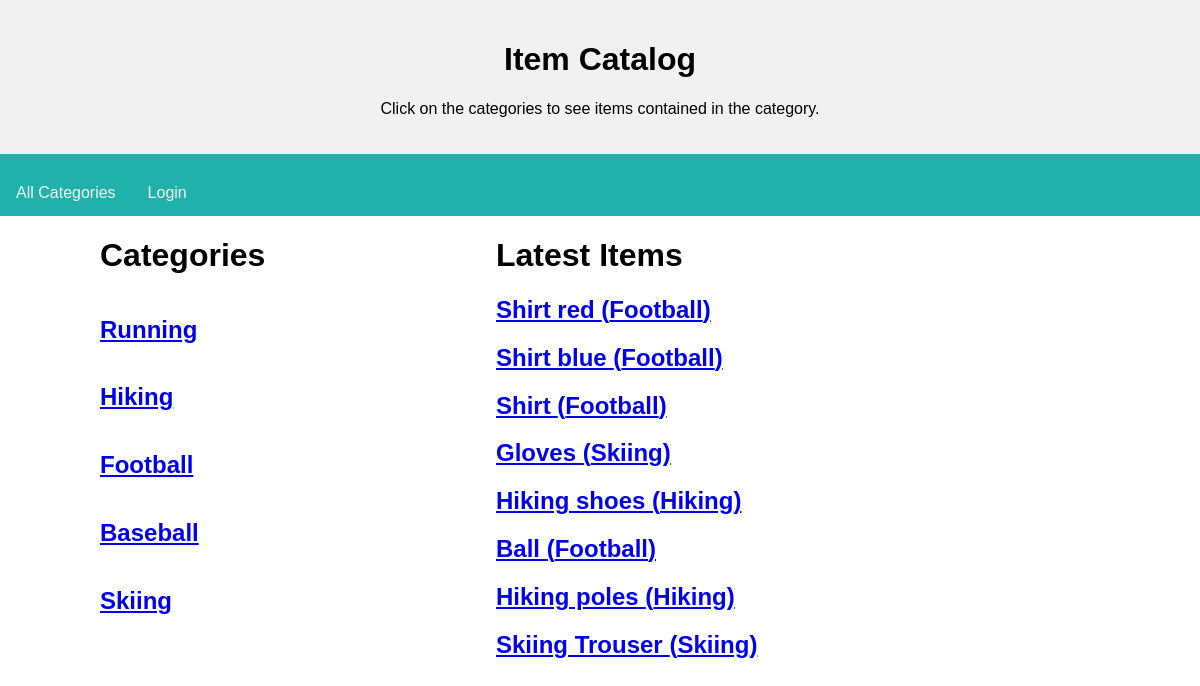
/category/all, run on the app's committed database.
### database_setup.py (models this page shows, shortened)
class Category(Base):
    __tablename__ = 'category'
    name = Column(String(80), nullable=False)
    id = Column(Integer, primary_key=True)
    user_id = Column(Integer, ForeignKey('user.id'))
    user = relationship(User)

class Item(Base):
    __tablename__ = 'items'
    name = Column(String(80), nullable=False)
    id = Column(Integer, primary_key=True)
    description = Column(String(250))
    category_id = Column(Integer, ForeignKey('category.id'))
    price = Column(String(8))
    category = relationship(Category)
    user_id = Column(Integer, ForeignKey('user.id'))
    user = relationship(User)

### finalProject.py (the view)
@app.route("/", methods=["GET"])
@app.route("/category/", methods=["GET"])
@app.route("/category/all", methods=["GET"])
@app.route("/category/<string:category_id>/", methods=["GET"])
@app.route("/category/<string:category_id>/items/", methods=["GET"])
@app.route("/category/all?STATE=<string:STATE>", methods=["GET"])
def showAllCategories(category_id=None):
    latestitems = getLatestItems()
    categories = getCategories()
    return showItems(latestitems, categories, category_id, None)

### authorization.py (called while the page is built)
def check_login():
    if not login_session.get('username'):
        return False
    else:
        return True

### finalProject.py (called while the page is built)
def create_session():
    DBSession = sessionmaker(bind=engine)
    session = DBSession()
    return session

def close_session(session):
    session.close()
    return

def getLatestItems():
    session = create_session()
    ordered_items = session.query(Item).order_by(
        Item.id.desc()).all()
    latestitems = [(x, x.category) for x in ordered_items[0:10]]
    close_session(session)
    return latestitems

def getCategories():
    session = create_session()
    categories = session.query(Category).all()
    close_session(session)
    return categories

### templates/category_loggedin.html (shortened to what this page needs)
<html>
<head>
    <link type="text/css" href="{{ url_for('static',filename='styles/styles.css') }}" rel="stylesheet">
</head>
<div class="header">
    <h1>Item Catalog</h1>
    <p>Click on the categories to see items contained in the category.</p>
</div>
{% if loggedin == False%}
<div class="topnav">
        <p><a href=/category/all>All Categories</a></p>
        <p><a href=/login/>Login</a></p>
</div>
{% else %}
<div class="topnav">
    <p><a href=/items/new >New Item</a></p>
    <p><a href=/category/all>All Categories</a></p>
    <p><a href=/logout/>Logout</a></p>
</div>
{% endif %}
<div class="parent">
  <h1>Categories</h1>
</div>
{% for i in categories %}
<div class="parent">
    <h2><a href=/category/{{i.name}}/items/ >{{i.name}}</a></h2>
</div>
{% endfor %}
{% if catname != None%}
    {% if numitems == 1 %}
    <div class="center-this">
    <h1>{{catname}} with {{numitems}} Item</h1>
     </div>
    {% else %}
    <div class="center-this">
    <h1>{{catname}} with {{numitems}} Items</h1>
    </div>
    {% endif %}
    {% for x in items %}
    <div class="center-this">
    <h2><a href=/category/{{catname}}/item/{{x.id}}/description/ >{{x.name}}</a></h2>
    </div>
    {% endfor %}
{% else %}
    <div class="center-this">
    <h1>Latest Items</h1>
    </div>
    {% for x in latestitems %}
    <div class="center-this">
        <h2><a href=/category/{{x[1].name}}/item/{{x[0].id}}/description/>{{x[0].name}} ({{x[1].name}})</a></h2>
    </div>
{% endfor %}
{% endif %}
</body>
</html>

### static/styles/styles.css (style rules this page uses)
* { box-sizing: border-box; }
h1 { font-family: Arial, Helvetica, sans-serif; }
h2 { font-family: Arial, Helvetica, sans-serif; }
a { font-family: Arial, Helvetica, sans-serif; }
p { font-family: Arial, Helvetica, sans-serif; }
.header { background-color: #f1f1f1; padding: 20px; text-align: center; }
.topnav { overflow: hidden; background-color: #20B2AA; }
.topnav a { float: left; display: block; color: #f2f2f2; text-align: center; padding: 14px 16px; text-decoration: none; }
.parent { float: left; width: 50%; margin: 0px 0px 0px 100px; position: relative; }
.center-this { position: relative; left: 33%; -webkit-transform: translate(-50%, 0); }

### data on the page
Category: name "Running"
Category: name "Hiking"
Category: name "Football"
Category: name "Baseball"
Category: name "Skiing"
Item: name "Shirt red", name "Football"
Item: name "Shirt blue", name "Football"
Item: name "Shirt", name "Football"
Item: name "Gloves", name "Skiing"
Item: name "Hiking shoes", name "Hiking"
Item: name "Ball", name "Football"
Item: name "Hiking poles", name "Hiking"
Item: name "Skiing Trouser", name "Skiing"
